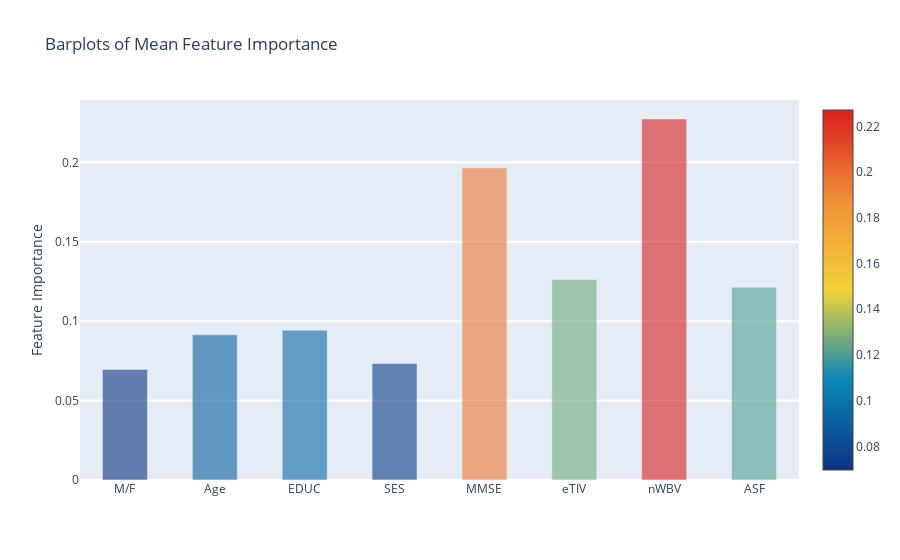

Notebook code for this chart:
### Code cell
y = feature_dataframe['mean'].values
x = feature_dataframe['features'].values
data = [go.Bar(
            x= x,
             y= y,
            width = 0.5,
            marker=dict(
               color = feature_dataframe['mean'].values,
            colorscale='Portland',
            showscale=True,
            reversescale = False
            ),
            opacity=0.6
        )]

layout= go.Layout(
    autosize= True,
    title= 'Barplots of Mean Feature Importance',
    hovermode= 'closest',
#     xaxis= dict(
#         title= 'Pop',
#         ticklen= 5,
#         zeroline= False,
#         gridwidth= 2,
#     ),
    yaxis=dict(
        title= 'Feature Importance',
        ticklen= 5,
        gridwidth= 2
    ),
    showlegend= False
)
fig = go.Figure(data=data, layout=layout)
py.iplot(fig, filename='bar-direct-labels')

### Figure 1 — Plotly figure (JSON) as saved in the notebook; plotly's stock layout.template omitted (floating-point values rounded to 4 significant figures)
{"data": [{"marker": {"color": [0.06962, 0.09137, 0.09431, 0.07334, 0.1965, 0.1262, 0.2273, 0.1214], "colorscale": [[0.0, "rgb(12,51,131)"], [0.25, "rgb(10,136,186)"], [0.5, "rgb(242,211,56)"], [0.75, "rgb(242,143,56)"], [1.0, "rgb(217,30,30)"]], "reversescale": false, "showscale": true}, "opacity": 0.6, "type": "bar", "width": 0.5, "x": ["M/F", "Age", "EDUC", "SES", "MMSE", "eTIV", "nWBV", "ASF"], "y": [0.06962, 0.09137, 0.09431, 0.07334, 0.1965, 0.1262, 0.2273, 0.1214]}], "layout": {"autosize": true, "hovermode": "closest", "showlegend": false, "title": {"text": "Barplots of Mean Feature Importance"}, "yaxis": {"gridwidth": 2, "ticklen": 5, "title": {"text": "Feature Importance"}}}}
